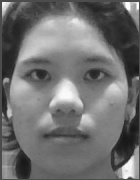
#> input picture Data_set/6752300046_Taer.jpg, 140 x 180 px; its folder holds 4 pictures in this run
$ python kmeans.py
#> lines starting #> are read from the running program, lines starting #| are printed output that depends on the picture
import os
import numpy as np
import matplotlib.pyplot as plt

K = 4                                                   # clusters
SEED = 0    # fixed number = same result every run | None = random every run
MAX_ITER = 100

# ---------- Input: read images ----------
folder = os.path.join(os.path.dirname(os.path.abspath(__file__)), "Data_set")  # Data_set folder
files = sorted(f for f in os.listdir(folder) if f.lower().endswith(".jpg"))  # 16 files
names = [f.split("_")[1].split(".")[0] for f in files]  # 16 names

imgs = [plt.imread(os.path.join(folder, f)) for f in files]  # 16 x (180 x 140)
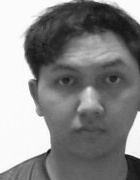
#> input picture Data_set/6752300135_Mek.jpg, 140 x 180 px
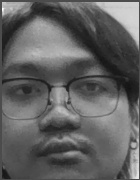
#> input picture Data_set/6752300186_Bank.jpg, 140 x 180 px
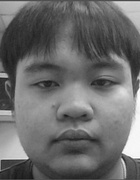
#> input picture Data_set/6752300216_Jack.jpg, 140 x 180 px
X = np.array([x.flatten() for x in imgs], dtype=float)  # 16 x 25200

# ---------- K-means (Manhattan distance) ----------
np.random.seed(SEED)
pick = np.random.permutation(len(X))[:K]                # K
#> pick = [2, 3, 1, 0]
C = X[pick]                                             # K x 25200
print("Initial centroids: " + ", ".join(names[j] for j in pick))
#| Initial centroids: Bank, Jack, Mek, Taer
it = 0
while True:
    it += 1
    D = np.zeros((len(X), K))                           # Assign: 16 x K
    for k in range(K):
        D[:, k] = np.sum(np.abs(X - C[k]), axis=1)      # 16 x 25200 - 25200 = 16
    idx = np.argmin(D, axis=1)                          # 16 x K -> 16
    print(f"Iter {it}: cluster sizes = {np.bincount(idx, minlength=K).tolist()}")  # K
    Cold = C.copy()                                     # Update: K x 25200
    for k in range(K):
        if np.any(idx == k):                            # 16
            C[k] = np.mean(X[idx == k], axis=0)         # n x 25200 -> 25200
    if np.sum(np.abs(Cold - C)) == 0:                   # K x 25200 - K x 25200
        print("finished")
        break
    if it == MAX_ITER:
        print(f"stopped: reached {MAX_ITER} iterations")
        break
#> this loop made 1 pass
#> idx on pass 1: [3, 2, 0, 1]
#| Iter 1: cluster sizes = [1, 1, 1, 1]
#> after the loop, it = 1

# ---------- Output: who is in each cluster ----------
print()
for k in range(K):
    members = [names[j] for j in range(len(X)) if idx[j] == k]  # n names
    print(f"Cluster {k + 1}: " + (", ".join(members) if members else "(empty)"))
#> this loop made 4 passes
#> members on passes 1 to 4: ['Bank'], ['Jack'], ['Mek'], ['Taer']
#| Cluster 1: Bank
#| Cluster 2: Jack
#| Cluster 3: Mek
#| Cluster 4: Taer

# ---------- Images of each cluster ----------
cols = max(np.bincount(idx, minlength=K).max(), 1)
#> cols = 1
fig, axes = plt.subplots(K, cols, figsize=(cols * 1.4 + 1, K * 2), squeeze=False)  # K x cols
for ax in axes.flatten():
    ax.axis("off")
#> this loop made 4 passes
for k in range(K):
    axes[k, 0].text(-0.15, 0.5, f"Cluster {k + 1}", transform=axes[k, 0].transAxes,
                    ha="right", va="center", fontsize=10)
    for c, j in enumerate(np.where(idx == k)[0]):       # n images
        axes[k, c].imshow(imgs[j], cmap="gray", vmin=0, vmax=255)  # 180 x 140
        axes[k, c].set_title(names[j], fontsize=8)
plt.subplots_adjust(left=0.1)
plt.show()
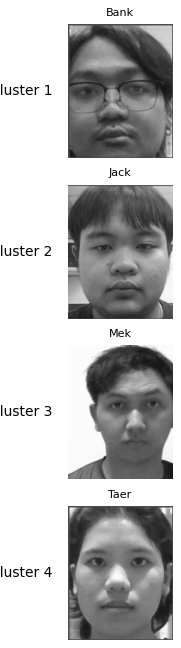
#> figure drawn by matplotlib, 4 panels
